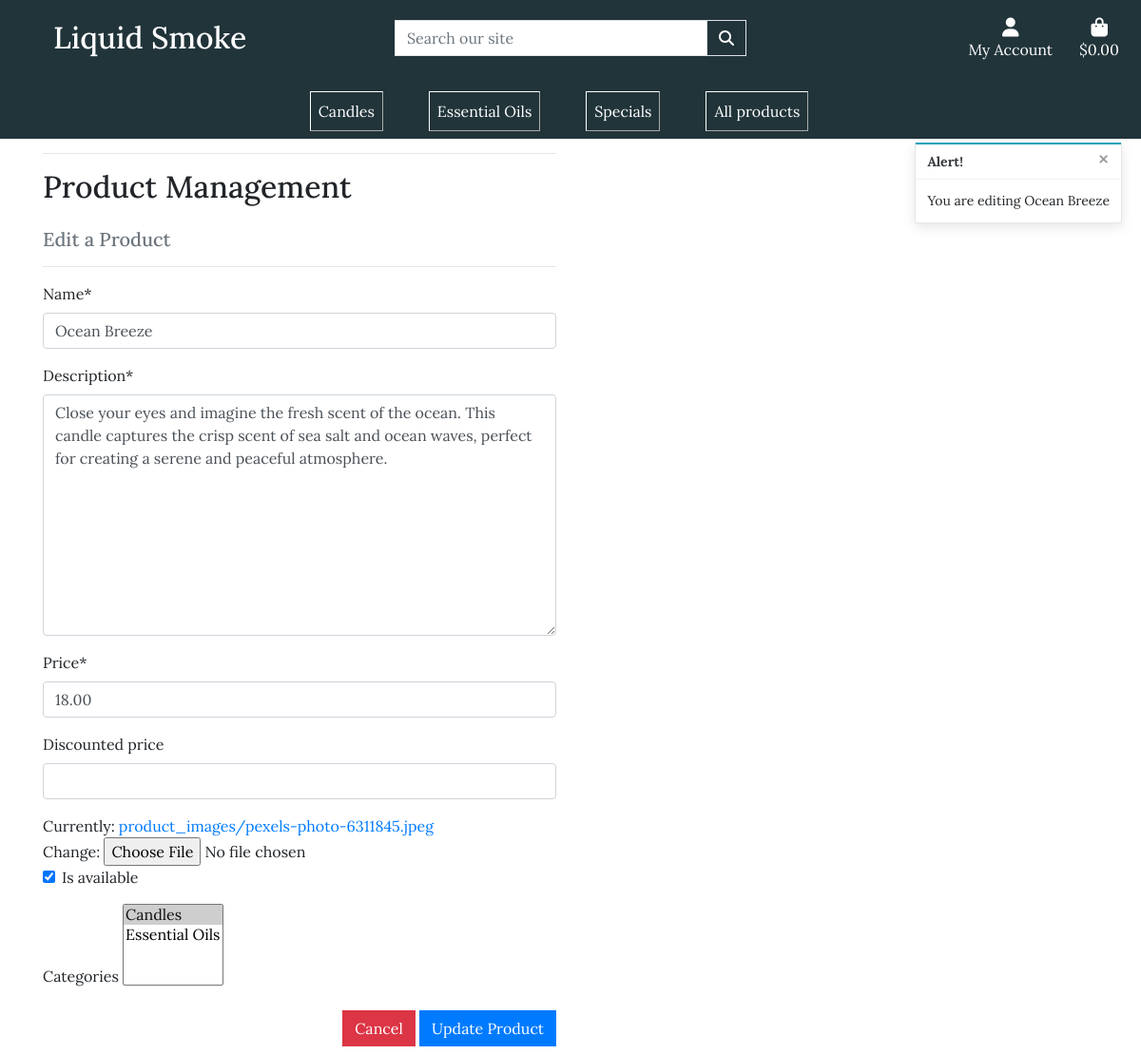
/edit/5/ (signed in), run on the app's committed database.
### catalog/models.py (models this page shows, shortened)
class Product(models.Model):
    name = models.CharField(max_length=255)
    description = models.TextField()
    price = models.DecimalField(max_digits=6, decimal_places=2)
    discounted_price = models.DecimalField(max_digits=6,
                                           decimal_places=2,
                                           null=True,
                                           blank=True)
    image = models.ImageField(upload_to='product_images/')
    is_available = models.BooleanField(default=True)
    categories = models.ManyToManyField(Category, blank=True)
    class Meta:
        verbose_name_plural = 'products'

### catalog/views.py (the view)
# urls.py: path('edit/<int:product_id>/', views.edit_product, name='edit_product'),
@login_required
def edit_product(request, product_id):
    if not request.user.is_superuser:
        messages.error(request, "Sorry, you don't have permission \
             to access this page.")
        return redirect(reverse('home'))
    product = get_object_or_404(Product, pk=product_id)
    if request.method == 'POST':
        form = ProductForm(request.POST, request.FILES, instance=product)
        if form.is_valid():
            form.save()
            messages.success(request, 'Successfully updated product!')
            return redirect(reverse('product_details', args=[product.id]))
        else:
            messages.error(request, 'Failed to update product. \
                Please ensure the form is valid.')
    else:
        form = ProductForm(instance=product)
        messages.info(request, f'You are editing {product.name}')
    context = {
        'form': form,
        'product': product,
    }
    return render(request, 'home/edit_product.html', context)

### catalog/forms.py
class ProductForm(forms.ModelForm):
    class Meta:
        model = Product
        fields = '__all__'
    def __init__(self, *args, **kwargs):
        super().__init__(*args, **kwargs)
        categories = Category.objects.all()

### catalog/models.py (called while the page is built)
    def __str__(self):
        return self.name

### catalog/templates/home/edit_product.html (shortened to what this page needs)
{% extends "base.html" %}
{% load static %}
{% load crispy_forms_tags %}
{% block content %}
    <div class="container">
        <div class="row">
            <div class="col-12 col-md-6">
                <hr>
                <h2 class="logo-font mb-4">Product Management</h2>
                <h5 class="text-muted">Edit a Product</h5>
                <hr>
            </div>
        </div>
        <div class="row">
            <div class="col-12 col-md-6">
                <form method="POST" action="{% url 'edit_product' product.id %}" class="form mb-2" enctype="multipart/form-data">
                    {% for field in form %}
                        {% if field.name != 'image' %}
                            {{ field | as_crispy_field }}
                        {% else %}
                            {{ field }}
                        {% endif %}
                    {% endfor %}
                    <div class="text-right">
                        <a class="btn btn-danger rounded-0" href="{% url 'products' %}">Cancel</a>
                        <button class="btn btn-primary rounded-0" type="submit">Update Product</button>
                    </div>
                </form>
            </div>
        </div>
    </div>
{% endblock %}

### static/css/base.css (style rules this page uses)
html { height: 100%; scroll-behavior: smooth; }
body { padding-top: 145px; font-family: 'Lora', serif; font-size: 1rem; }

### data on the page
Product: name "Ocean Breeze" "Close your eyes and imagine the fresh scent of the ocean. This candle captures the crisp scent of sea salt and ocean waves, perfect for creating a serene and peaceful atmosphere." "18.00" "☑"

### other printed values
{{ message }} "You are editing Ocean Breeze"
